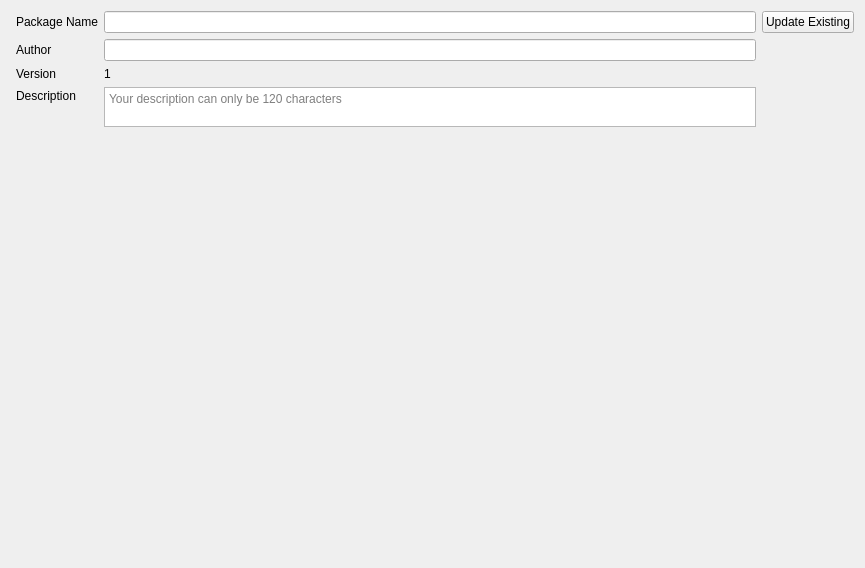
<?xml version="1.0" encoding="UTF-8"?>
<ui version="4.0">
 <class>Form</class>
 <widget class="QWidget" name="Form">
  <property name="geometry">
   <rect>
    <x>0</x>
    <y>0</y>
    <width>865</width>
    <height>568</height>
   </rect>
  </property>
  <property name="windowTitle">
   <string>Form</string>
  </property>
  <layout class="QHBoxLayout" name="horizontalLayout">
   <item>
    <layout class="QGridLayout" name="gridLayout_3" rowstretch="0,0,0,0,0,0">
     <property name="leftMargin">
      <number>5</number>
     </property>
     <item row="3" column="1" rowspan="2">
      <widget class="QTextEdit" name="package_description">
       <property name="maximumSize">
        <size>
         <width>16777215</width>
         <height>40</height>
        </size>
       </property>
       <property name="placeholderText">
        <string>Your description can only be 120 characters</string>
       </property>
      </widget>
     </item>
     <item row="1" column="0">
      <widget class="QLabel" name="label_76">
       <property name="text">
        <string>Author</string>
       </property>
      </widget>
     </item>
     <item row="0" column="0">
      <widget class="QLabel" name="label_78">
       <property name="text">
        <string>Package Name</string>
       </property>
      </widget>
     </item>
     <item row="3" column="0">
      <widget class="QLabel" name="label_79">
       <property name="text">
        <string>Description</string>
       </property>
      </widget>
     </item>
     <item row="0" column="1">
      <widget class="QLineEdit" name="package_name"/>
     </item>
     <item row="2" column="1">
      <widget class="QLabel" name="package_version">
       <property name="text">
        <string>1</string>
       </property>
      </widget>
     </item>
     <item row="0" column="2">
      <widget class="QPushButton" name="update_existing">
       <property name="text">
        <string>Update Existing</string>
       </property>
      </widget>
     </item>
     <item row="1" column="1">
      <widget class="QLineEdit" name="package_author"/>
     </item>
     <item row="5" column="1">
      <spacer name="verticalSpacer_12">
       <property name="orientation">
        <enum>Qt::Vertical</enum>
       </property>
       <property name="sizeHint" stdset="0">
        <size>
         <width>20</width>
         <height>40</height>
        </size>
       </property>
      </spacer>
     </item>
     <item row="2" column="0">
      <widget class="QLabel" name="label_75">
       <property name="text">
        <string>Version</string>
       </property>
      </widget>
     </item>
    </layout>
   </item>
  </layout>
 </widget>
 <tabstops>
  <tabstop>package_name</tabstop>
  <tabstop>package_author</tabstop>
  <tabstop>package_description</tabstop>
  <tabstop>update_existing</tabstop>
 </tabstops>
 <resources/>
 <connections/>
</ui>
